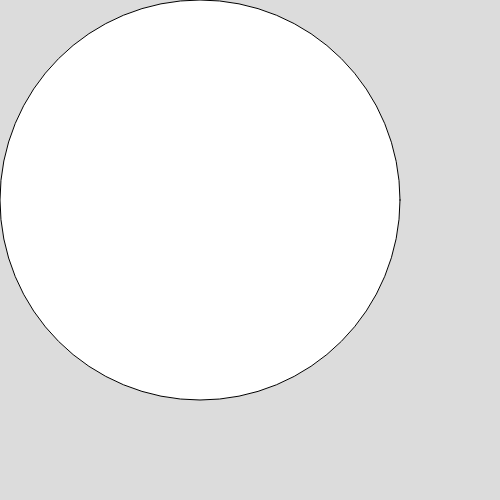
Frame 1 (no input)
Frame 60 (no input): identical to frame 1, image omitted
Frame 120 (the mouse pressed at the canvas centre since frame 60): identical to frame 1, image omitted

The p5.js sketch that drew this single still picture (run headless with seeded random() and noise() and a simulated clock; from frame 60 on, the mouse is pressed at the canvas centre):

// p5.js sketch
// ── sketch.js
function setup() {
  createCanvas(500, 500);
}

function draw() {
  background(220);

  // キャンバスサイズが変わると座標と直径も書き換えないといけない
  circle(200, 200, 400);
}
